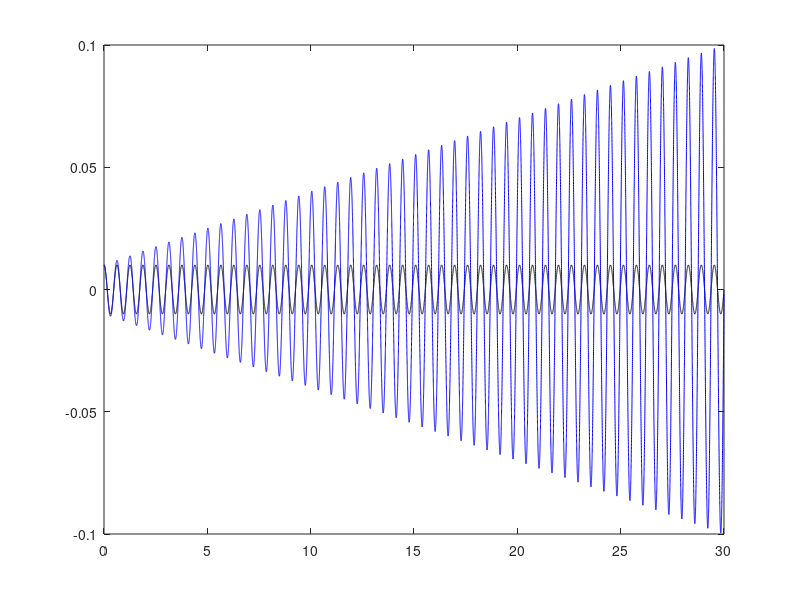

Source code (MATLAB):
global delta om;

om=10;    % frequency of oscillator
delta=0.3;  % strength of instability in oscillator
wI=0.01;  % initial condition

A=wI/2;
T=[0:0.001:30];

ysol0=2*A*cos(om*T);
ysol1=2*real(((-3*A^3+12*delta*A)/8/om)*i*exp(om*i*T)+(i*A^3/8/om)*exp(3*om*i*T)-((2*delta*A-A^3)*(1+2*i*om*T)/4/om).*(exp(om*i*T)*i));
ysol=ysol0+ysol1;

figure(1)
plot(T,ysol0,'k')
hold on;
plot(T,ysol,'b')
hold on;